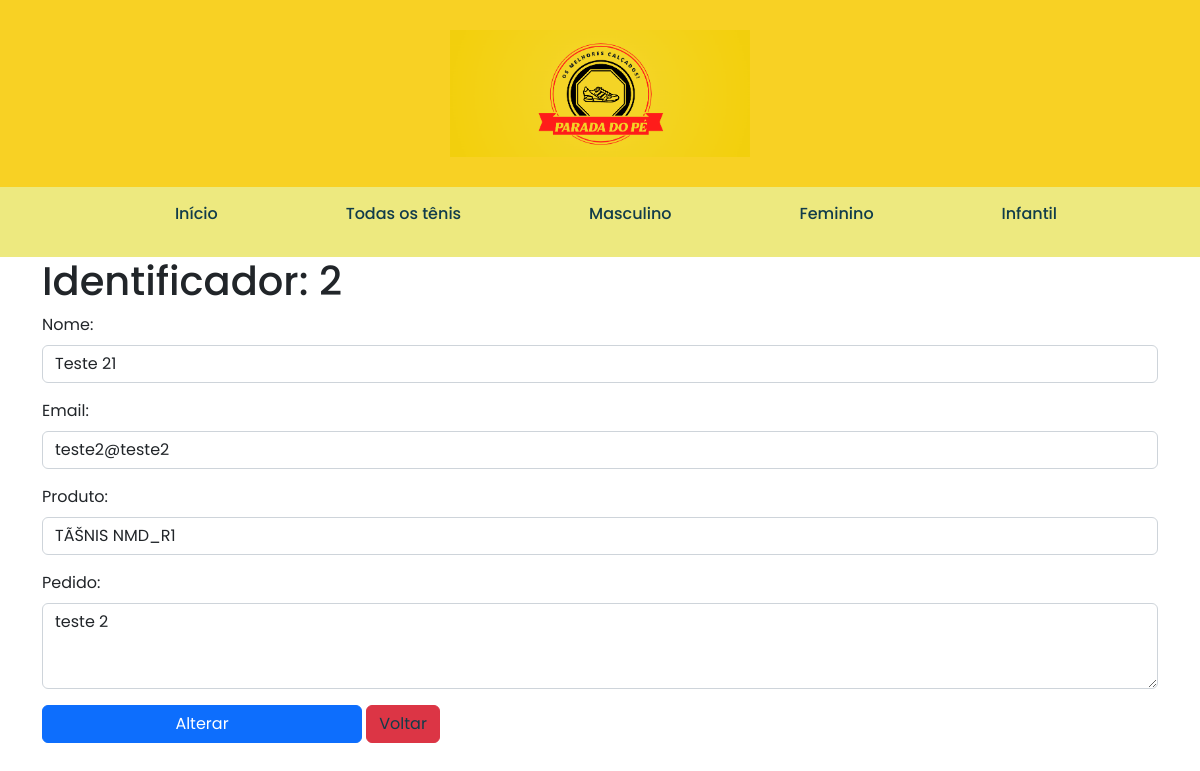
The app's page /adm/editar_pedido.php?id=2 (signed in) with its own data.
### tables this page shows
CREATE TABLE IF NOT EXISTS `pedido` (
  `id_pedido` int(11) NOT NULL AUTO_INCREMENT,
  `nome` varchar(300) NOT NULL,
  `email` varchar(100) NOT NULL,
  `produto` varchar(100) NOT NULL,
  `pedido` varchar(300) NOT NULL,
  `data` datetime NOT NULL DEFAULT CURRENT_TIMESTAMP,
  PRIMARY KEY (`id_pedido`)
);

### adm/editar_pedido.php (the view, shortened to what this page needs)
<?php
    include ("conexao.php");
    if(isset($_GET['id'])){
        $id_pedido = $_GET['id'];
        $selecionar_pedido = "SELECT * FROM pedido WHERE id_pedido = $id_pedido ";
        $retorno_consulta = $mysqli->query( $selecionar_pedido) or die($mysqli->error);
        $pedido = $retorno_consulta -> fetch_assoc();
    }
?>
<!DOCTYPE html>
<html lang="pt-br">
    <head>
        <link href="https://cdn.jsdelivr.net/npm/bootstrap@5.2.0/dist/css/bootstrap.min.css" rel="stylesheet">
        <link rel="stylesheet" href="../femenino.css">
    </head>
    <body>
        <?php include("menu.php") ?>
        <div class="container">
            <form class="form-horizontal" method="post">
                <h1>Identificador: <?php echo $id_pedido; ?></h1>
                <div class="mb-3">
                    <label class="form-label" for="">Nome:</label>
                    <input type="text" class="form-control" placeholder="Digite o seu nome" name="bt_nome"  value="<?php echo $pedido['nome']; ?>" required>
                </div>
                <div class="mb-3">
                    <label class="form-label" for="">Email:</label>
                    <input type="text" class="form-control" placeholder="Digite o seu email" name="bt_email" value="<?php echo $pedido['email']; ?>" required>
                </div>
                <div class="mb-3">
                    <label class="form-label" for="">Produto:</label>
                    <input type="text" class="form-control" name="bt_produto" value="<?php echo $pedido['produto']; ?>" required>
                </div>
                <div class="mb-3">
                    <label class="form-label" for="">Pedido:</label>
                    <textarea class="form-control" rows="3"  placeholder="Digite o seu tamanho..." name="bt_pedido" required><?php echo $pedido['pedido']; ?></textarea>
                </div>
                <input class="btn btn-primary" type="submit" value="Alterar">
                <a class="btn btn-danger" href="pedidos.php">Voltar</a>
            </form>
        </div>
    </body>
</html>

### femenino.css (style rules this page uses)
* { margin: 0; padding: 0; box-sizing: border-box; font-family: 'Poppins'; }
a { text-decoration: none; }
form input { width: 20rem; color: black; padding: 10px 15px; border: none; border-radius: 10px 0px 0px 10px; }
a:link, a:visited, a:active { color: #113c4a; }

### records on screen
pedido: bt_nome "Teste 21", bt_email "teste2@teste2", bt_produto "TÃŠNIS NMD_R1", bt_pedido "teste 2"

### other values on screen
$id_pedido "2"
